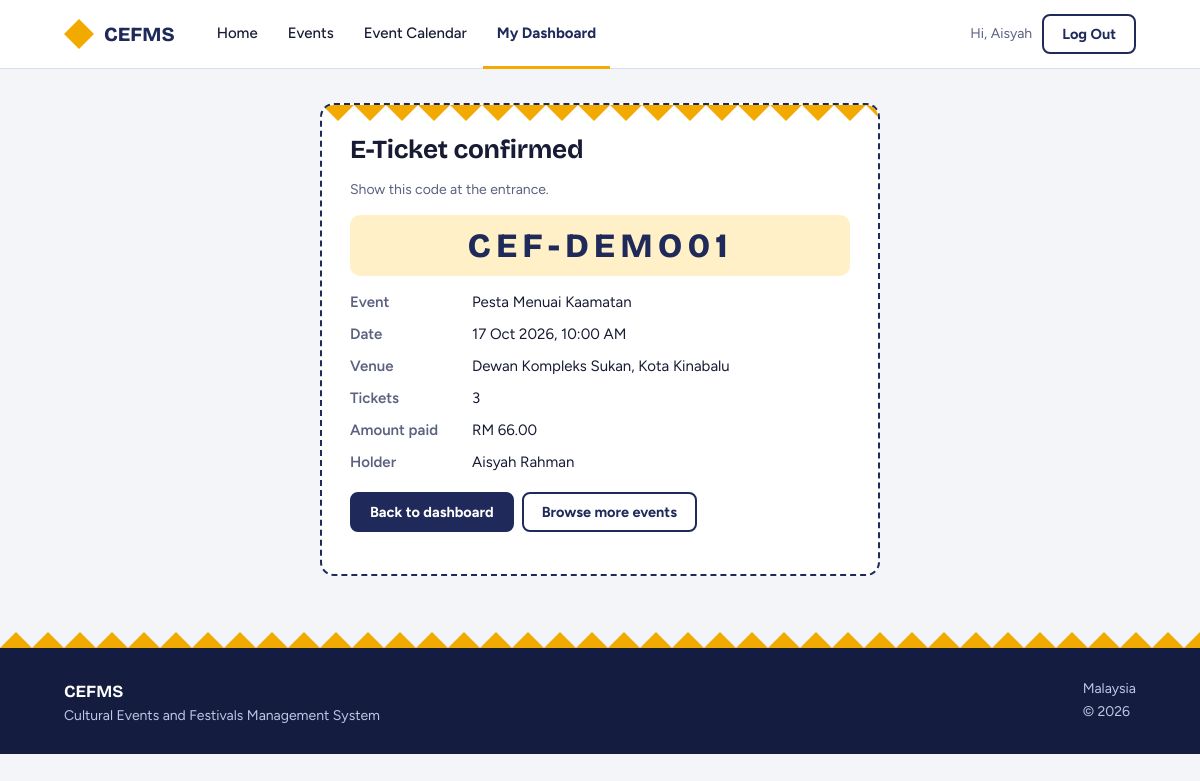
/ticket.php?id=1 (signed in), run on the app's committed database.
### tables this page shows
CREATE TABLE `reservation` (
  `reservationId` int(11) NOT NULL AUTO_INCREMENT,
  `userId` int(11) NOT NULL,
  `eventId` int(11) NOT NULL,
  `quantity` int(11) NOT NULL,
  `totalAmount` decimal(10,2) NOT NULL,
  `reservedDate` datetime NOT NULL,
  `expiryDate` datetime NOT NULL,
  `ticketCode` varchar(20) DEFAULT NULL,
  `status` enum('Reserved','Paid','Cancelled','Expired') NOT NULL DEFAULT 'Reserved',
  PRIMARY KEY (`reservationId`),
  UNIQUE KEY `ticketCode` (`ticketCode`),
  KEY `fk_res_user` (`userId`),
  KEY `fk_res_event` (`eventId`),
  CONSTRAINT `fk_res_event` FOREIGN KEY (`eventId`) REFERENCES `event` (`eventId`),
  CONSTRAINT `fk_res_user` FOREIGN KEY (`userId`) REFERENCES `user` (`userId`),
  CONSTRAINT `chk_qty` CHECK (`quantity` between 1 and 10)
);

CREATE TABLE `event` (
  `eventId` int(11) NOT NULL AUTO_INCREMENT,
  `organizerId` int(11) NOT NULL,
  `title` varchar(150) NOT NULL,
  `description` text NOT NULL,
  `category` enum('Music','Dance','Craft','Food','Religious','Multi-cultural') NOT NULL,
  `ticketPrice` decimal(8,2) NOT NULL,
  `totalSeats` int(11) NOT NULL,
  `availableSeats` int(11) NOT NULL,
  `status` enum('Pending','Published','Cancelled','Completed') NOT NULL DEFAULT 'Pending',
  `archived` tinyint(1) NOT NULL DEFAULT 0,
  `createdDate` datetime NOT NULL DEFAULT current_timestamp(),
  PRIMARY KEY (`eventId`),
  KEY `fk_event_org` (`organizerId`),
  CONSTRAINT `fk_event_org` FOREIGN KEY (`organizerId`) REFERENCES `user` (`userId`),
  CONSTRAINT `chk_seats` CHECK (`availableSeats` >= 0 and `availableSeats` <= `totalSeats`),
  CONSTRAINT `chk_price` CHECK (`ticketPrice` >= 0)
);

CREATE TABLE `schedule` (
  `scheduleId` int(11) NOT NULL AUTO_INCREMENT,
  `eventId` int(11) NOT NULL,
  `venue` varchar(120) NOT NULL,
  `startDateTime` datetime NOT NULL,
  `endDateTime` datetime NOT NULL,
  `status` enum('Scheduled','Rescheduled','Cancelled') NOT NULL DEFAULT 'Scheduled',
  PRIMARY KEY (`scheduleId`),
  KEY `fk_sched_event` (`eventId`),
  KEY `idx_sched_venue` (`venue`,`startDateTime`,`endDateTime`),
  CONSTRAINT `fk_sched_event` FOREIGN KEY (`eventId`) REFERENCES `event` (`eventId`) ON DELETE CASCADE,
  CONSTRAINT `chk_time` CHECK (`endDateTime` > `startDateTime`)
);

CREATE TABLE `user` (
  `userId` int(11) NOT NULL AUTO_INCREMENT,
  `fullName` varchar(100) NOT NULL,
  `email` varchar(120) NOT NULL,
  `phone` varchar(20) NOT NULL,
  `passwordHash` varchar(255) NOT NULL,
  `role` enum('Event Participant','Organizer','Event Manager') NOT NULL,
  `status` enum('Active','Inactive') NOT NULL DEFAULT 'Active',
  `createdDate` datetime NOT NULL DEFAULT current_timestamp(),
  PRIMARY KEY (`userId`),
  UNIQUE KEY `email` (`email`)
);

### includes/bootstrap.php (called while the page is built, shortened)
<?php
function cfg(string $key): string {
    static $c = null;
    if ($c === null) {
        $c = [
            'host' => getenv('CEFMS_DB_HOST') ?: '127.0.0.1',
            'port' => getenv('CEFMS_DB_PORT') ?: '3306',
            'name' => getenv('CEFMS_DB_NAME') ?: 'cefms',
            'user' => getenv('CEFMS_DB_USER') ?: 'root',
            'pass' => getenv('CEFMS_DB_PASS') !== false ? getenv('CEFMS_DB_PASS') : '',
        ];
    }
    return $c[$key];
}
function db(): PDO {
    static $pdo = null;
    if ($pdo === null) {
        $dsn = sprintf('mysql:host=%s;port=%s;dbname=%s;charset=utf8mb4', cfg('host'), cfg('port'), cfg('name'));
        $pdo = new PDO($dsn, cfg('user'), cfg('pass'), [
            PDO::ATTR_ERRMODE            => PDO::ERRMODE_EXCEPTION,
            PDO::ATTR_DEFAULT_FETCH_MODE => PDO::FETCH_ASSOC,
            PDO::ATTR_EMULATE_PREPARES   => false,
        ]);
    }
    return $pdo;
}
require_once __DIR__ . '/helpers.php';
require_once __DIR__ . '/services.php';
require_once __DIR__ . '/layout.php';

### includes/helpers.php (called while the page is built, shortened)
<?php
function e($v): string { return htmlspecialchars((string)$v, ENT_QUOTES, 'UTF-8'); }
function money($v): string { return 'RM ' . number_format((float)$v, 2); }
function dt(string $s, string $fmt = 'd M Y, h:i A'): string { return date($fmt, strtotime($s)); }
function current_user(): ?array {
    static $checked = null;
    if ($checked !== $_SESSION['user']['userId']) {
        $st = db()->prepare('SELECT status, role FROM user WHERE userId=?');
        $st->execute([$_SESSION['user']['userId']]);
        $row = $st->fetch();
    }
    return $_SESSION['user'];
}
function require_participant(): array {
    $u = current_user();
    return $u;
}

### includes/services.php (called while the page is built, shortened)
<?php
function get_reservation(int $id, int $userId): ?array {
    $st = db()->prepare("SELECT r.*, e.title, e.ticketPrice, s.venue, s.startDateTime, s.endDateTime
                         FROM reservation r JOIN event e ON e.eventId=r.eventId
                         LEFT JOIN schedule s ON s.eventId=e.eventId
                         WHERE r.reservationId=? AND r.userId=?");
    $st->execute([$id, $userId]);
    return $st->fetch() ?: null;
}

### public/ticket.php (the view, shortened to what this page needs)
<?php
require __DIR__ . '/../includes/bootstrap.php';
$user = require_participant();
$reservationId = (int)($_GET['id'] ?? 0);
$r = get_reservation($reservationId, $user['userId']);
?>
<div class="ticket">
  <h2 style="margin-top:0">E-Ticket confirmed</h2>
  <p class="meta">Show this code at the entrance.</p>
  <div class="code" id="ticketCode"><?= e($r['ticketCode']) ?></div>
  <div class="kv">
    <b>Event</b><span><?= e($r['title']) ?></span>
    <b>Date</b><span><?= e(dt($r['startDateTime'])) ?></span>
    <b>Venue</b><span><?= e($r['venue']) ?></span>
    <b>Tickets</b><span><?= (int)$r['quantity'] ?></span>
    <b>Amount paid</b><span><?= e(money($r['totalAmount'])) ?></span>
    <b>Holder</b><span><?= e($user['fullName']) ?></span>
  </div>
  <p style="margin-top:18px" class="actions">
    <a class="btn" href="/dashboard.php">Back to dashboard</a>
    <a class="btn ghost" href="/events.php">Browse more events</a>
  </p>
</div>

### public/assets/public.css (style rules this page uses)
:root { --indigo:#1F2A5A;--indigo-d:#141C40;--indigo-l:#E8EAF4;--saffron:#F2A900;--saffron-d:#D99500;--saffron-l:#FFF0C7; --pandan:#2A7F6F;--pandan-l:#DFF1EC;--rose:#B3364A;--rose-l:#FBE6E9;--amber-l:#FFF0C7;--amber:#7A5200; --paper:#F4F5F9;--ink:#171B33;--muted:#5B6180;--line:#DADDEB; --head:"Bricolage Grotesque",Georgia,serif;--body:Figtree,"Segoe UI",Arial,sans-serif; }
* { box-sizing:border-box }
body { margin:0;font-family:var(--body);font-size:16px;background:var(--paper);color:var(--ink);line-height:1.6 }
a { color:var(--indigo) }
h1,h2,h3 { font-family:var(--head);letter-spacing:-.01em;line-height:1.15 }
.btn { display:inline-block;border:2px solid var(--indigo);border-radius:8px;padding:9px 18px;font:700 14.5px var(--body);cursor:pointer;text-decoration:none;background:var(--indigo);color:#fff;transition:background .15s,color .15s }
.btn.ghost { background:transparent;color:var(--indigo) }
h2 { font-size:26px;margin:44px 0 16px;font-weight:700 }
.meta { font-size:14px;color:var(--muted) }
.kv { display:grid;grid-template-columns:110px 1fr;gap:8px 12px;font-size:15px }
.kv b { color:var(--muted);font-weight:600 }
.ticket { background:#fff;border:2px dashed var(--indigo);border-radius:14px;padding:30px 28px 26px;max-width:560px;margin:34px auto;position:relative;overflow:hidden }
.ticket:before { content:"";position:absolute;left:0;right:0;top:0;height:16px;background:var(--tumpal) repeat-x top left;transform:scaleY(-1) }
.ticket h2 { margin:8px 0 4px }
.ticket .code { font:800 34px var(--head);letter-spacing:5px;color:var(--indigo);text-align:center;margin:14px 0;background:var(--saffron-l);border-radius:10px;padding:10px }
.actions { display:flex;gap:8px;flex-wrap:wrap }

### data on the page
reservation: ticketCode "CEF-DEMO01", eventId.title "Pesta Menuai Kaamatan", schedule.startDateTime "17 Oct 2026, 10:00 AM", schedule.venue "Dewan Kompleks Sukan, Kota Kinabalu", quantity "3", totalAmount "RM 66.00"
user: role "Aisyah Rahman"

### other printed values
$link[1] "Home"
$link[1] "Events"
$link[1] "Event Calendar"
explode(' ', $u['fullName'])[0] "Aisyah"
